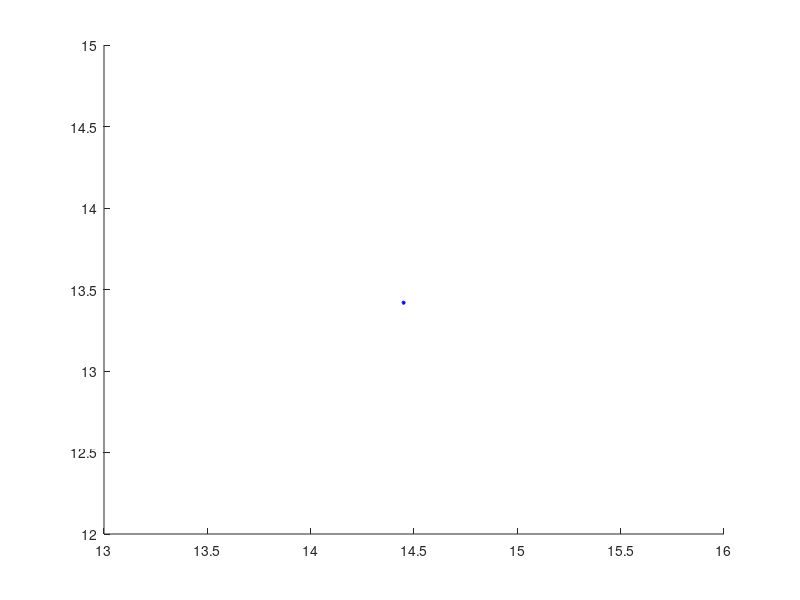

Source code (MATLAB): (Note: this script raises an error after producing the figure.)



% tic; % timer
clear; clc; hold on;
i = 1; % iterator
b = 15; h = 15; % base & height
AP = [b/2 h/2]; % central AP
nSTAs = 10; % number of stations
P_tx = 21; % transmitted power by AP in dBm

draw = 1; % 1 - to plot the room, 0 - to not plot.

lambda = 2.06;  % attenuation factor
L_o = 54.1200;  % path loss intercept
k = 5.25;       % attenuation of each wall
W = 0.1467;     % average number of traversed walls per meter

coordinates = zeros(nSTAs,2);  % initialize matrix coordinates 
distance = zeros(nSTAs,1);     % initialize array distance
P_rx = zeros(nSTAs,1);         % initialize array received power

while i <= nSTAs
    
    % random position generation of STAs
    j = 1;
    xSTA = rand*b; % x random position
    coordinates(i,j) = xSTA; 
    j = 2;
    while j == 2
        ySTA = rand*h; % y random position 
        coordinates(i,j) = ySTA;
        break;
    end
    if (draw == 1); plot(xSTA, ySTA, "*b", 'MarkerSize', 3); end % plots the STA
    
    distance(i) = distanceToAP(AP,coordinates(i,1),coordinates(i,2));
    P_rx(i) = STAPowerReceived(P_tx, distance(i), lambda, L_o, k, W); % received power
    fprintf("--------------- STA number %d ---------------\n\n", i);
    SingleSTA_throughput(P_rx(i));
    i = i+1;
end

distance = sort(distance,'ascend');
P_rx = sort(P_rx,'descend');

drawScenario(draw, b, h, P_rx, distance); %end

% toc; % timer
